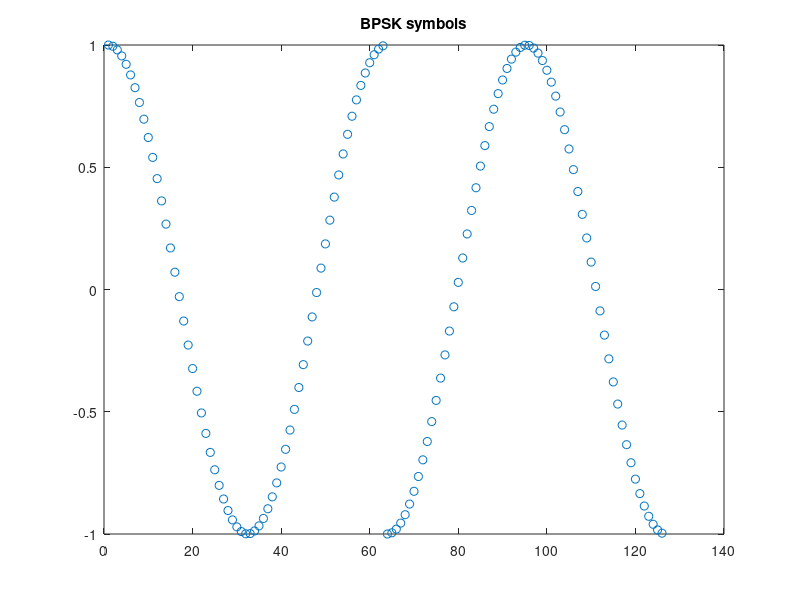
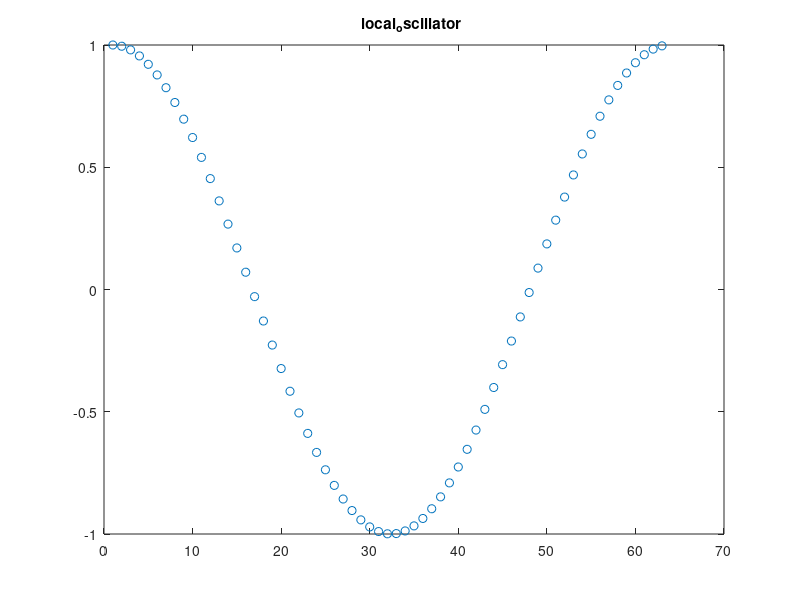
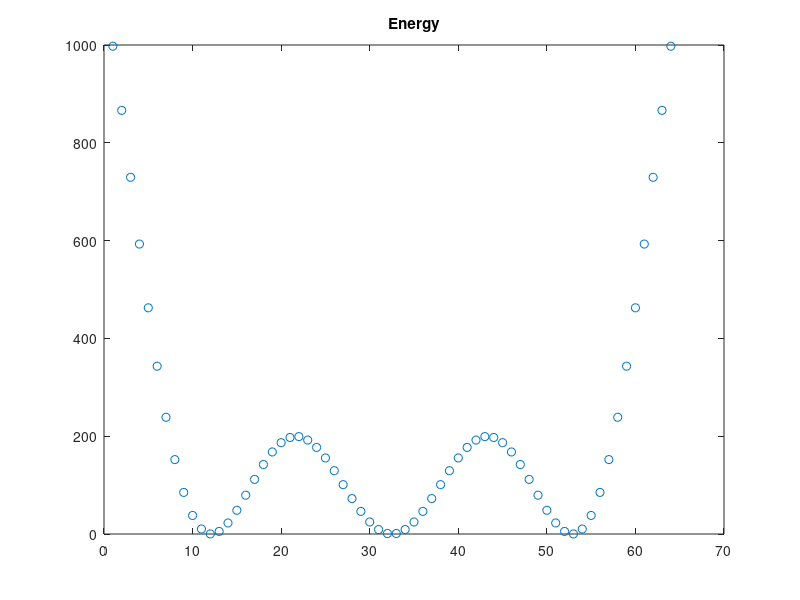

Recreate these plots in MATLAB, in order.

array = [];
for i = 0:.1:2*pi 
    array = [array cos(i)]
end

for i = 0:.1:2*pi 
    array = [array -cos(i)]
end

figure;
plot(array,'o');
title('BPSK symbols');

local_oscillator = [];
for i = 0:.1:2*pi 
     local_oscillator = [local_oscillator cos(i)];
end

figure;
plot(local_oscillator,'o');
title('local_oscillator ');

energy = [];    
temp_e = 0;
for i = 0:1:(size(array,2) - size(local_oscillator,2)) 
   for j = 1:size(0:.1:2*pi,2)
       temp_e = (temp_e + local_oscillator(j)*array(i+j));
   end
   energy = [energy temp_e];
   temp_e = 0;
end

energy = energy.^2;

figure; 
plot(energy,'o');
title('Energy');

pause;
close all;